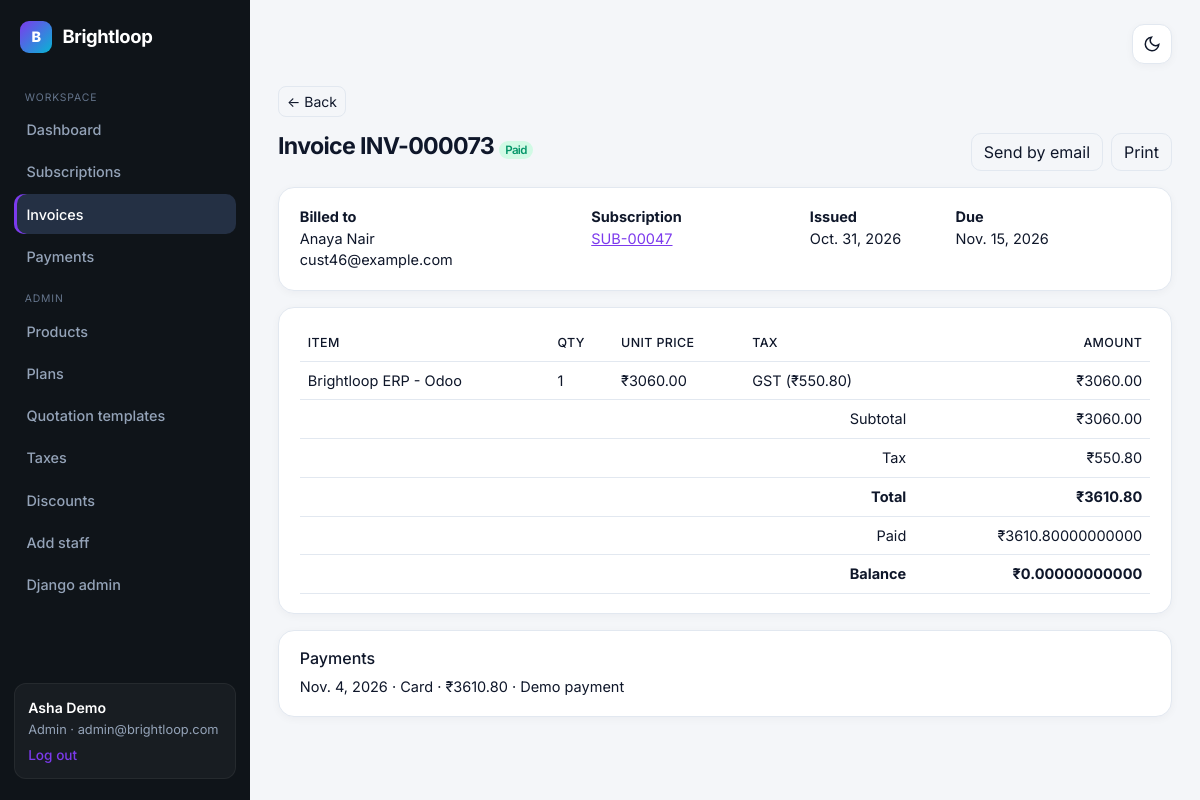
The app's page /invoices/73/ (signed in) with its own data.
### core/models.py (models this page shows, shortened)
class User(AbstractUser):
    ROLES = [('admin', 'Admin'), ('staff', 'Internal staff'), ('customer', 'Customer')]
    email = models.EmailField(unique=True)
    role = models.CharField(max_length=10, choices=ROLES, default='customer')
    @property
    def is_admin_role(self):
        return self.role == 'admin'
    @property
    def is_team(self):
        return self.role in ('admin', 'staff')
    def __str__(self):
        return self.get_full_name() or self.email

class Invoice(models.Model):
    STATUSES = [('draft', 'Draft'), ('confirmed', 'Confirmed'), ('paid', 'Paid'), ('cancelled', 'Cancelled')]
    number = models.CharField(max_length=20, unique=True, blank=True)
    subscription = models.ForeignKey(Subscription, on_delete=models.PROTECT, related_name='invoices')
    customer = models.ForeignKey(User, on_delete=models.PROTECT, related_name='invoices')
    period_start = models.DateField()
    issue_date = models.DateField(default=date.today)
    due_date = models.DateField(db_index=True)
    subtotal = models.DecimalField(max_digits=12, decimal_places=2, default=0)
    discount_total = models.DecimalField(max_digits=12, decimal_places=2, default=0)
    tax_total = models.DecimalField(max_digits=12, decimal_places=2, default=0)
    total = models.DecimalField(max_digits=12, decimal_places=2, default=0)
    status = models.CharField(max_length=10, choices=STATUSES, default='draft', db_index=True)
    sent = models.BooleanField(default=False)
    discounts_applied = models.CharField(max_length=250, blank=True)
    class Meta:
        constraints = [models.UniqueConstraint(fields=['subscription', 'period_start'], name='one_invoice_per_period')]
        ordering = ['-id']
    @property
    def paid_amount(self):
        return self.payments.aggregate(s=Sum('amount'))['s'] or D0
    @property
    def balance(self):
        return self.total - self.paid_amount
    @property
    def is_overdue(self):
        return self.status in ('draft', 'confirmed') and self.due_date < date.today()

class Subscription(models.Model):
    STATUSES = [('draft', 'Draft'), ('quotation', 'Quotation'), ('confirmed', 'Confirmed'),
                ('active', 'Active'), ('closed', 'Closed')]
    FLOW = {'draft': 'quotation', 'quotation': 'confirmed', 'confirmed': 'active'}
    number = models.CharField(max_length=20, unique=True, blank=True)
    customer = models.ForeignKey(User, on_delete=models.PROTECT, related_name='subscriptions')
    plan = models.ForeignKey(Plan, on_delete=models.PROTECT)
    template = models.ForeignKey(QuotationTemplate, null=True, blank=True, on_delete=models.SET_NULL)
    start_date = models.DateField(default=date.today)
    expiry_date = models.DateField(null=True, blank=True)
    quote_valid_until = models.DateField(null=True, blank=True)
    payment_terms = models.CharField(max_length=60, default='Net 15')
    next_billing_date = models.DateField(null=True, blank=True)
    status = models.CharField(max_length=10, choices=STATUSES, default='draft', db_index=True)
    paused = models.BooleanField(default=False)
    created = models.DateTimeField(auto_now_add=True)
    def __str__(self):
        return self.number

class InvoiceLine(models.Model):
    invoice = models.ForeignKey(Invoice, on_delete=models.CASCADE, related_name='lines')
    description = models.CharField(max_length=200)
    quantity = models.PositiveIntegerField()
    unit_price = models.DecimalField(max_digits=10, decimal_places=2)
    tax_name = models.CharField(max_length=60, blank=True)
    tax_amount = models.DecimalField(max_digits=10, decimal_places=2, default=0)
    amount = models.DecimalField(max_digits=12, decimal_places=2)

class Payment(models.Model):
    METHODS = [('card', 'Card'), ('upi', 'UPI'), ('bank', 'Bank transfer'), ('cash', 'Cash'), ('cheque', 'Cheque')]
    invoice = models.ForeignKey(Invoice, on_delete=models.CASCADE, related_name='payments')
    method = models.CharField(max_length=10, choices=METHODS)
    amount = models.DecimalField(max_digits=12, decimal_places=2)
    date = models.DateField(default=date.today, db_index=True)
    note = models.CharField(max_length=250, blank=True)

### core/views.py (the view)
# urls.py: path('invoices/<int:pk>/', v.invoice_detail, name='invoice_detail'),
@role_required('admin', 'staff', 'customer')
def invoice_detail(request, pk):
    inv = get_object_or_404(Invoice.objects.select_related('customer', 'subscription'), pk=pk)
    if not request.user.is_team and inv.customer_id != request.user.id:
        return HttpResponseForbidden('Not your invoice.')
    return render(request, 'core/invoice_detail.html', {
        'inv': inv, 'lines': inv.lines.all(), 'payments': inv.payments.all(),
        'form': PaymentForm(initial={'amount': inv.balance, 'date': date.today()}),
        'print': 'print' in request.GET})

### core/views.py (called while the page is built)
def role_required(*roles):
    def deco(view):
        @wraps(view)
        @login_required
        def inner(request, *a, **kw):
            if request.user.role not in roles:
                return render(request, 'core/forbidden.html', status=403)
            return view(request, *a, **kw)
        return inner
    return deco

### core/templates/core/invoice_detail.html (shortened to what this page needs)
{% extends 'core/base.html' %}{% block content %}
<a href="{% if user.is_team %}{% url 'invoice_list' %}{% else %}{% url 'portal' %}{% endif %}"
   class="btn btn-outline-secondary btn-sm noprint mb-3" style="text-decoration:none">← Back</a>
<div class="d-flex justify-content-between flex-wrap gap-2 mb-3"><h1 class="m-0">Invoice {{ inv.number }} <span class="badge st-{{ inv.status }}">{{ inv.get_status_display }}</span></h1>
<div class="d-flex gap-2 noprint">
{% if user.is_team %}
{% if inv.status != 'cancelled' %}<form method="post" action="{% url 'invoice_action' inv.pk 'send' %}">{% csrf_token %}<button class="btn btn-outline-secondary">{% if inv.sent %}Send again{% else %}Send by email{% endif %}</button></form>{% endif %}
{% endif %}
<button class="btn btn-outline-secondary" onclick="window.print()">Print</button></div></div>
<div class="panel mb-3"><div class="row"><div class="col-md-4"><b>Billed to</b><br>{{ inv.customer }}<br>{{ inv.customer.email }}</div>
<div class="col-md-3"><b>Subscription</b><br>{% if user.is_team %}<a href="{% url 'subscription_detail' inv.subscription.pk %}">{{ inv.subscription }}</a>{% else %}<a href="{% url 'subscription_detail' inv.subscription.pk %}">{{ inv.subscription }}</a>{% endif %}</div>
<div class="col-md-2"><b>Issued</b><br>{{ inv.issue_date }}</div><div class="col-md-3"><b>Due</b><br>{{ inv.due_date }}</div></div></div>
<div class="panel mb-3 table-responsive"><table class="table m-0"><thead><tr><th>Item</th><th>Qty</th><th>Unit price</th><th>Tax</th><th class="text-end">Amount</th></tr></thead>
{% for l in lines %}<tr><td>{{ l.description }}</td><td>{{ l.quantity }}</td><td>₹{{ l.unit_price }}</td><td>{{ l.tax_name|default:'-' }} {% if l.tax_amount %}(₹{{ l.tax_amount }}){% endif %}</td><td class="text-end">₹{{ l.amount }}</td></tr>{% endfor %}
<tr><td colspan="4" class="text-end">Subtotal</td><td class="text-end">₹{{ inv.subtotal }}</td></tr>
<tr><td colspan="4" class="text-end">Tax</td><td class="text-end">₹{{ inv.tax_total }}</td></tr>
<tr><td colspan="4" class="text-end"><b>Total</b></td><td class="text-end"><b>₹{{ inv.total }}</b></td></tr>
<tr><td colspan="4" class="text-end">Paid</td><td class="text-end">₹{{ inv.paid_amount }}</td></tr>
<tr><td colspan="4" class="text-end"><b>Balance</b></td><td class="text-end"><b>₹{{ inv.balance }}</b></td></tr></table></div>
<div class="panel mb-3"><h6>Payments</h6>{% for p in payments %}<div>{{ p.date }} · {{ p.get_method_display }} · ₹{{ p.amount }} {% if p.note %}· {{ p.note }}{% endif %}</div>{% empty %}<span class="text-muted">No payments recorded.</span>{% endfor %}</div>
{% endblock %}

### core/templates/core/base.html (shortened to what this page needs)
{% load static %}<!doctype html>
<html lang="en" data-theme="light">
<head>
<link href="https://cdn.jsdelivr.net/npm/bootstrap@5.3.3/dist/css/bootstrap.min.css" rel="stylesheet">
</head>
<body>
<div class="d-flex layout app">
{% if user.is_authenticated %}
<nav class="side">
  <a class="brand" href="/"><span class="brand-mark">B</span> Brightloop</a>
  {% if user.is_team %}
    <div class="nav-section">Workspace</div>
    <a class="nav-l {% if request.path == '/' %}on{% endif %}" href="{% url 'home' %}">Dashboard</a>
    <a class="nav-l {% if '/subscriptions' in request.path %}on{% endif %}" href="{% url 'subscription_list' %}">Subscriptions</a>
    <a class="nav-l {% if '/invoices' in request.path %}on{% endif %}" href="{% url 'invoice_list' %}">Invoices</a>
    <a class="nav-l {% if '/payments' in request.path %}on{% endif %}" href="{% url 'payment_list' %}">Payments</a>
  {% else %}
    <a class="nav-l on" href="{% url 'portal' %}">My account</a>
  {% endif %}
  {% if user.is_admin_role %}
    <div class="nav-section">Admin</div>
    <a class="nav-l {% if '/manage/products' in request.path %}on{% endif %}" href="{% url 'catalog_products' %}">Products</a>
    <a class="nav-l {% if '/manage/plans' in request.path %}on{% endif %}" href="{% url 'catalog_plans' %}">Plans</a>
    <a class="nav-l {% if '/manage/templates' in request.path %}on{% endif %}" href="{% url 'catalog_templates' %}">Quotation templates</a>
    <a class="nav-l {% if '/manage/taxes' in request.path %}on{% endif %}" href="{% url 'catalog_taxes' %}">Taxes</a>
    <a class="nav-l {% if '/manage/discounts' in request.path %}on{% endif %}" href="{% url 'catalog_discounts' %}">Discounts</a>
    <a class="nav-l {% if '/staff/new' in request.path %}on{% endif %}" href="{% url 'add_staff' %}">Add staff</a>
    <a class="nav-l" href="/admin/">Django admin</a>
  {% endif %}
  <div class="who">
    <div class="name-line">{{ user.get_full_name|default:user.email }}</div>
    {{ user.get_role_display }} · {{ user.email }}
    <form method="post" action="{% url 'logout' %}">{% csrf_token %}<button type="submit">Log out</button></form>
  </div>
</nav>
{% endif %}
<main>
  <div class="topbar noprint">
    <button type="button" class="theme-icon-btn" onclick="toggleTheme()" title="Toggle light / dark" aria-label="Toggle theme">
      <svg class="icon-moon" width="18" height="18" fill="none" stroke="currentColor" stroke-width="2" viewBox="0 0 24 24"><path d="M21 12.79A9 9 0 1111.21 3 7 7 0 0021 12.79z"/></svg>
    </button>
  </div>
  {% block content %}{% endblock %}
</main>
</div>
</body></html>

### records on screen
User: get_full_name "Asha Demo", role "Admin", email "admin@brightloop.com"
Invoice: number "INV-000073", status "Paid", customer "Anaya Nair", customer.email "cust46@example.com", subscription "SUB-00047", issue_date "Oct. 31, 2026", due_date "Nov. 15, 2026", subtotal "3060.00", tax_total "550.80", total "3610.80", paid_amount "3610.80000000000", balance "0.00000000000"
InvoiceLine: description "Brightloop ERP - Odoo", quantity "1", unit_price "3060.00", tax_name "GST", tax_amount "550.80", amount "3060.00"
Payment: date "Nov. 4, 2026", method "Card", amount "3610.80", note "Demo payment"
